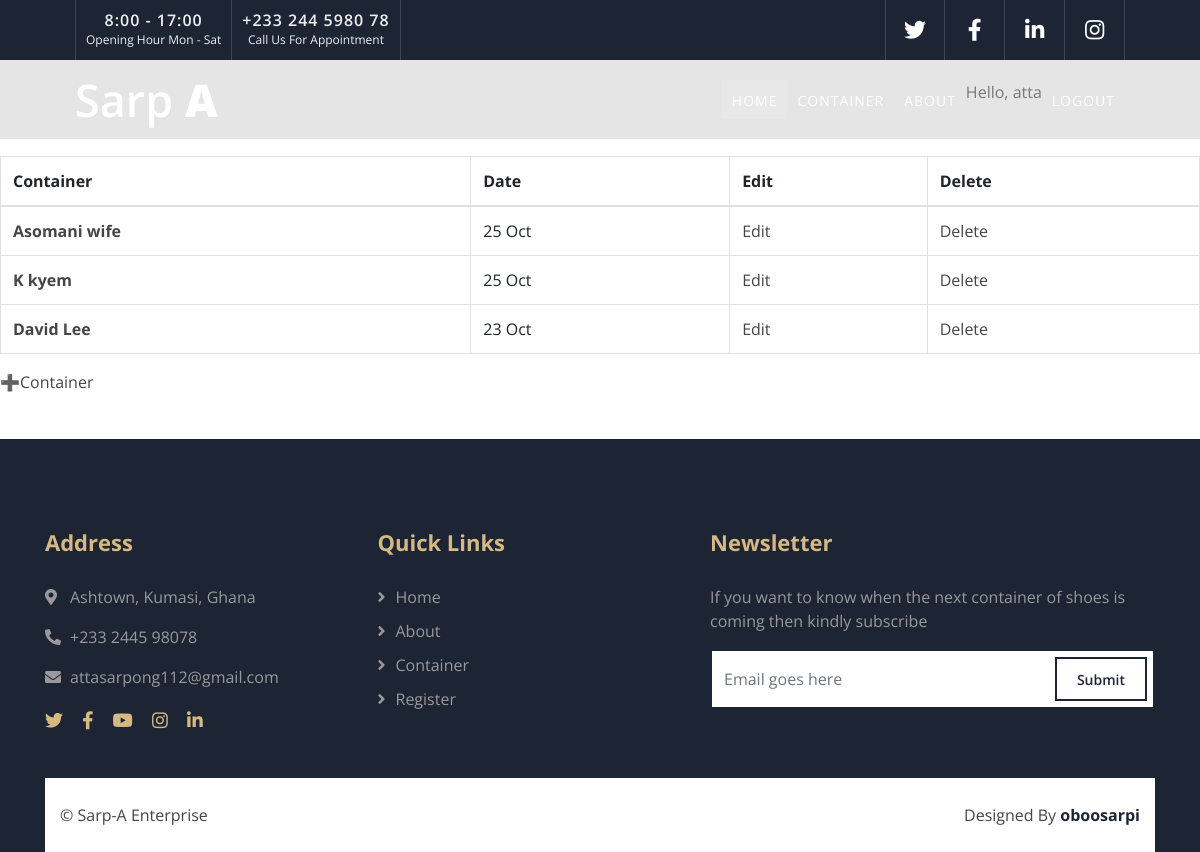
The page /container (signed in) on the database as committed earlier.
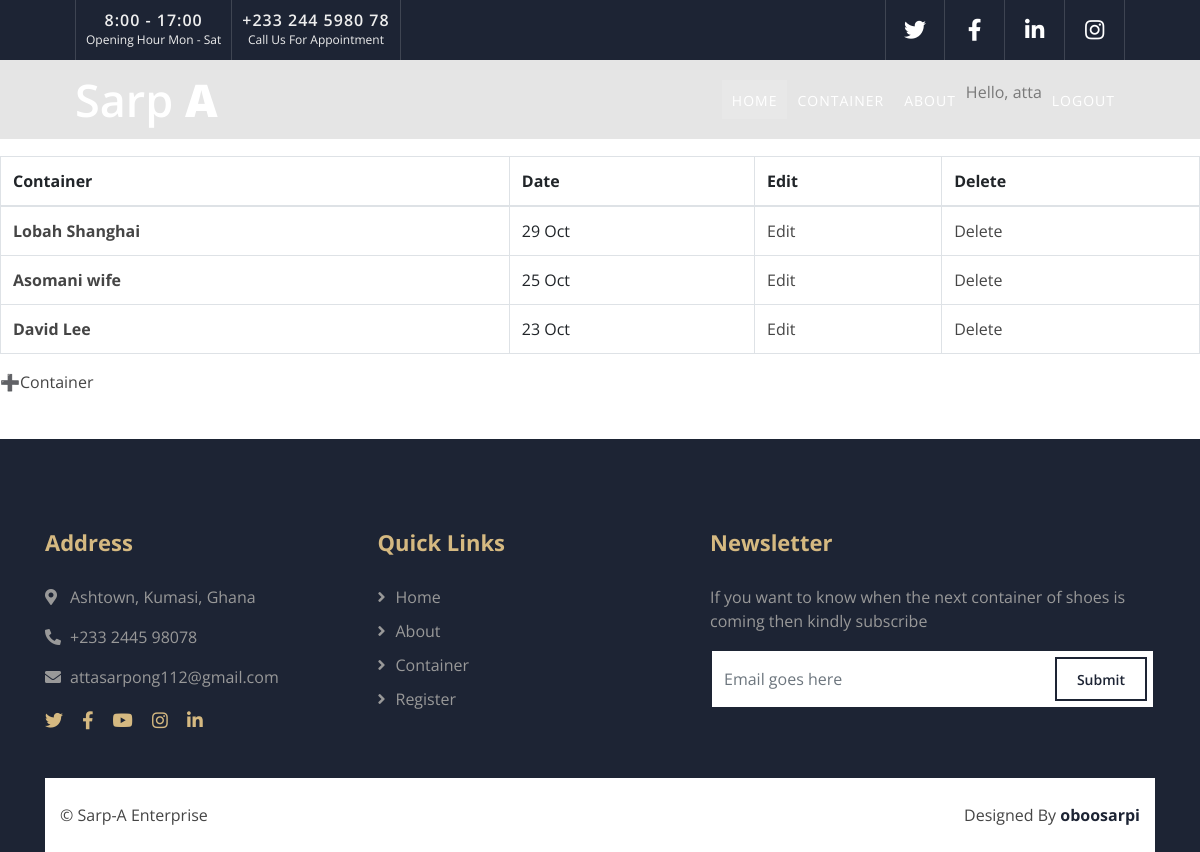
The same page on the database as committed later.
### attas/models.py (models this page shows, shortened)
class Container(models.Model):
    name = models.CharField(max_length=200)
    date = models.DateField(default=timezone.now)
    owner = models.ForeignKey(User, on_delete=models.CASCADE, null=True)#change to  non-nullable later
    slug = models.SlugField(max_length=200, unique_for_date='date', null=True) #change to  non-nullable later
    class Meta:
        ordering = ('-date',)
        verbose_name_plural = 'containers'

### attas/views.py (the view)
# urls.py: path('container', views.container, name='container'),
@login_required
def container(request):
    container_list = Container.objects.filter(owner=request.user)
    return render(request, 'container.html', {'container_list': container_list})

### templates/container.html (shortened to what this page needs)
{% extends 'base.html' %}
{% load static %}
{% block content %}
    <table class="table table-bordered">
  <thead>
    <tr>
      <th scope="col">Container</th>
      <th scope="col">Date</th>
      <th scope="col">Edit</th>
      <th scope="col">Delete</th>
    </tr>
  </thead>
  <tbody>
   {% for container in container_list %}
    <tr>
      <th scope="row"><a href="{% url 'attas:customer' container.slug %}">{{ container.name }}</a></th>
      <td>{{ container.date |date:'d M' }}</td>
      <td><a href="{% url 'attas:edit_container' container.slug%}">Edit</a></td>
      <td><a href="{% url 'attas:delete_container' container.slug %}">Delete</a> </td>
    </tr>
    {% empty %}
    <p> No container here yet  </p>
    {% endfor %}
  </tbody>
</table>
<p class="button"><a href="{% url 'attas:add_container' %}"> ➕Container </a> </p>
{% endblock content %}

Rows that differ between the two databases and show on the page:
removed Container: name "K kyem", date "25 Oct"
added Container: name "Lobah Shanghai", date "29 Oct"
